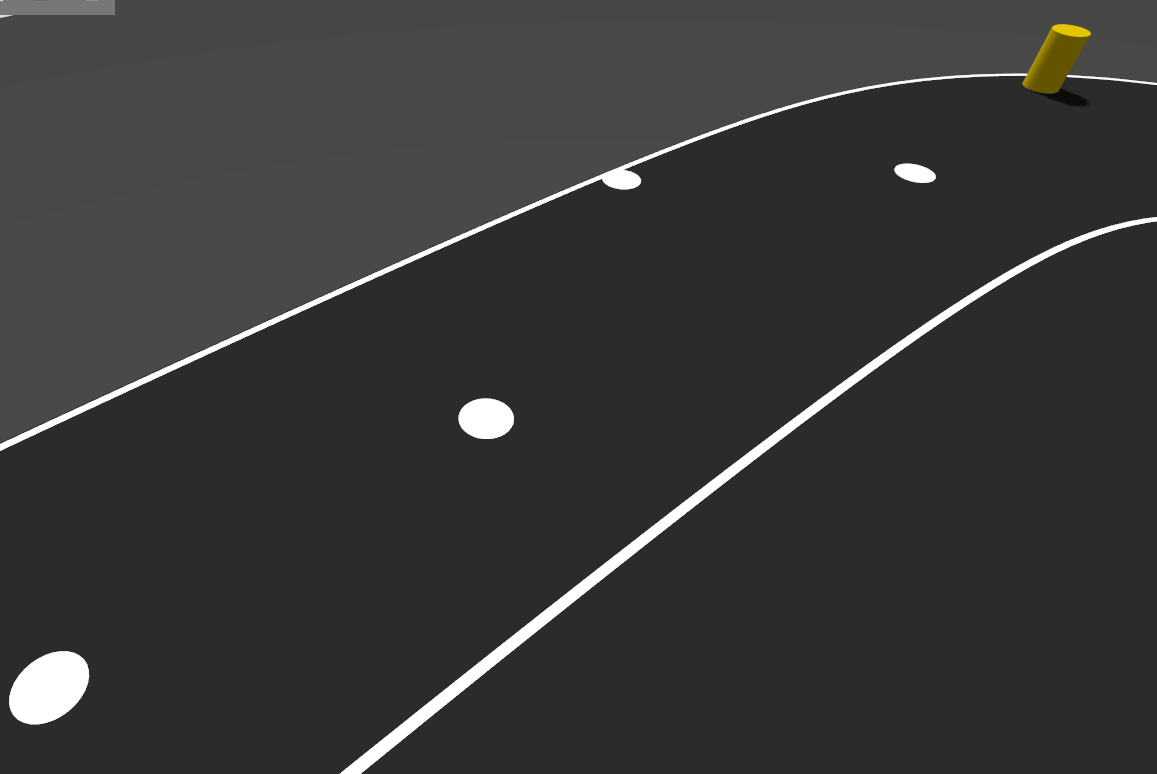
#> input picture UGVTASK3/Input Image 3/10.png, 1157 x 774 px, found by its file name
$ python Ugv_Task3.py
#> lines starting #> are read from the running program, lines starting #| are printed output that depends on the picture; after the words box and inside, x2 and y2 are one past the last pixel; in counts of white or black regions, pixels touching at a corner belong together

import cv2
import numpy as np
import os

INPUT_IMAGE_PATH = "UGVTASK3/Input Image 3/10.png"
OUTPUT_IMAGE_PATH = "output10.jpg"


WHITE_LOWER = np.array([0,   0,   170])
WHITE_UPPER = np.array([179, 60,  255])


YELLOW_LOWER = np.array([18, 90, 90])
YELLOW_UPPER = np.array([35, 255, 255])


GREEN_LOWER = np.array([36, 60, 60])
GREEN_UPPER = np.array([85, 255, 255])


MORPH_KERNEL_SIZE = (5, 5)


MIN_CONTOUR_AREA = 300
MAX_CONTOUR_AREA_FRACTION = 0.25

MIN_CIRCULARITY_FOR_WHITE = 0.35
MAX_ASPECT_RATIO_FOR_WHITE = 2.5
DEDUPLICATION_DISTANCE = 20


BOX_COLOR = (0, 0, 255)
BOX_THICKNESS = 2
TEXT_COLOR = (0, 255, 0)
FONT = cv2.FONT_HERSHEY_SIMPLEX
FONT_SCALE = 0.45
FONT_THICKNESS = 1


def build_mask(hsv_image, lower, upper):

    mask = cv2.inRange(hsv_image, lower, upper)

    kernel = np.ones(MORPH_KERNEL_SIZE, np.uint8)

    mask = cv2.morphologyEx(mask, cv2.MORPH_OPEN, kernel)

    mask = cv2.morphologyEx(mask, cv2.MORPH_CLOSE, kernel)

    return mask


def get_valid_contours(mask, image_area, shape_filter=False):

    contours, _ = cv2.findContours(
        mask, cv2.RETR_EXTERNAL, cv2.CHAIN_APPROX_SIMPLE
    )

    valid_contours = []
    max_area = image_area * MAX_CONTOUR_AREA_FRACTION

    for cnt in contours:
        area = cv2.contourArea(cnt)


        if area < MIN_CONTOUR_AREA or area > max_area:
            continue

        if shape_filter:
            perimeter = cv2.arcLength(cnt, True)
            if perimeter == 0:
                continue

            circularity = 4 * np.pi * area / (perimeter ** 2)

            x, y, w, h = cv2.boundingRect(cnt)
            aspect_ratio = max(w, h) / float(min(w, h))


            if circularity < MIN_CIRCULARITY_FOR_WHITE and \
               aspect_ratio > MAX_ASPECT_RATIO_FOR_WHITE:
                continue

        valid_contours.append(cnt)

    return valid_contours


def contours_to_boxes(contours, label):
    """Convert a list of contours into bounding-box dictionaries."""
    boxes = []
    for cnt in contours:
        x, y, w, h = cv2.boundingRect(cnt)
        cx, cy = x + w // 2, y + h // 2
        boxes.append({
            "label": label,
            "x": x, "y": y, "w": w, "h": h,
            "cx": cx, "cy": cy
        })
    return boxes


def deduplicate_boxes(boxes):

    unique_boxes = []

    for box in boxes:
        is_duplicate = False
        for kept in unique_boxes:
            dist = np.hypot(box["cx"] - kept["cx"], box["cy"] - kept["cy"])
            if dist < DEDUPLICATION_DISTANCE:
                is_duplicate = True
                break
        if not is_duplicate:
            unique_boxes.append(box)

    return unique_boxes


def draw_detections(image, boxes):

    for i, box in enumerate(boxes, start=1):
        x, y, w, h = box["x"], box["y"], box["w"], box["h"]
        cx, cy = box["cx"], box["cy"]


        cv2.rectangle(image, (x, y), (x + w, y + h), BOX_COLOR, BOX_THICKNESS)

        cv2.circle(image, (cx, cy), 3, TEXT_COLOR, -1)

        label_text = f"#{i} {box['label']}"
        coord_text = f"({x},{y}) {w}x{h} c=({cx},{cy})"

        text_y = y - 8 if y - 8 > 10 else y + h + 15
        cv2.putText(image, label_text, (x, text_y),
                    FONT, FONT_SCALE, TEXT_COLOR, FONT_THICKNESS, cv2.LINE_AA)
        cv2.putText(image, coord_text, (x, text_y + 14),
                    FONT, FONT_SCALE, TEXT_COLOR, FONT_THICKNESS, cv2.LINE_AA)

    return image


def detect_potholes_and_obstacles(image_path, output_path):

#> called with image_path = 'UGVTASK3/Input Image 3/10.png', output_path = 'output10.jpg'
    image = cv2.imread(image_path)
#> image is the input picture: shape (774, 1157, 3); mean B, G, R 56, 56.3, 56.3
    if image is None:
        raise FileNotFoundError(f"Could not read image at: {image_path}")

    output_image = image.copy()
    image_area = image.shape[0] * image.shape[1]
    hsv = cv2.cvtColor(image, cv2.COLOR_BGR2HSV)
#> hsv: shape (774, 1157, 3); mean H, S, V 0.1, 0.8, 56.3

    white_mask = build_mask(hsv, WHITE_LOWER, WHITE_UPPER)
#> in build_mask, `mask = cv2.inRange(hsv_image, lower, upper)`:
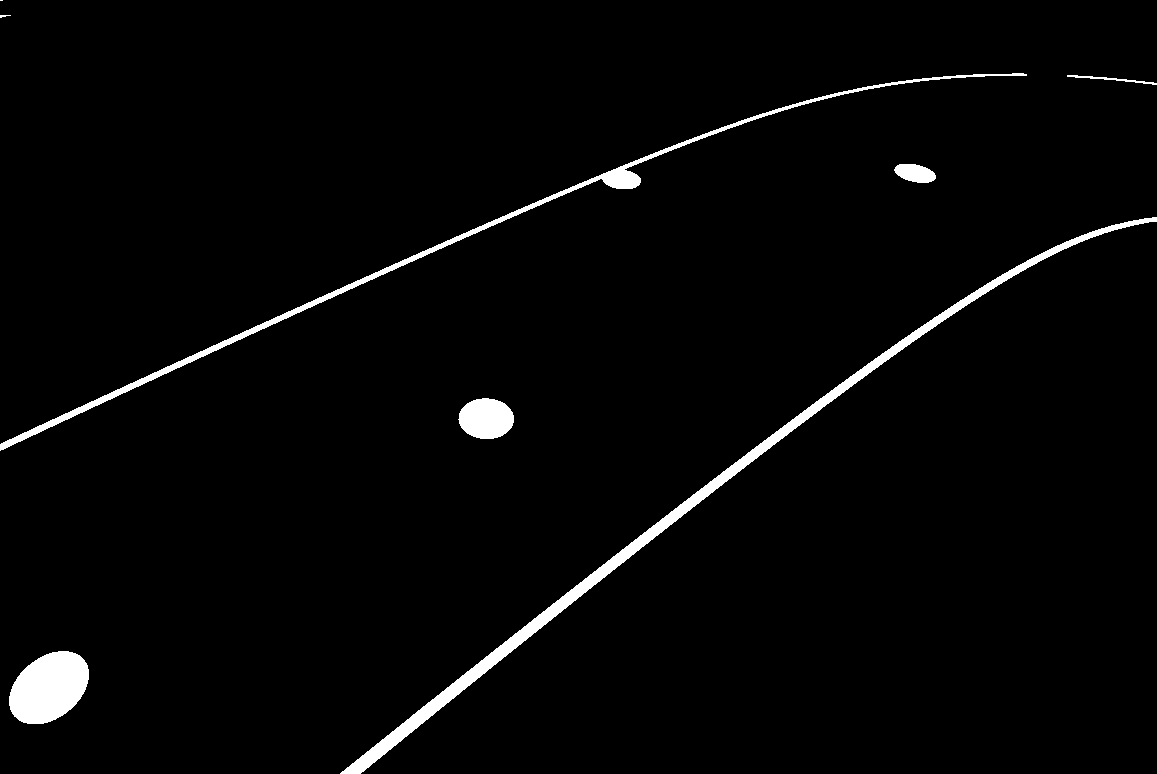
#> mask: shape (774, 1157); 2.5% white; 8 white regions (2 under 20 px), largest, box (x1, y1, x2, y2) and area: (340, 217, 1157, 774) 9562, (0, 73, 1027, 451) 5688, (9, 651, 89, 724) 4300, (458, 398, 514, 439) 1784, (894, 164, 936, 183) 588, (1067, 75, 1157, 85) 197
    yellow_mask = build_mask(hsv, YELLOW_LOWER, YELLOW_UPPER)
#> in build_mask (call 2), `mask = cv2.inRange(hsv_image, lower, upper)`:
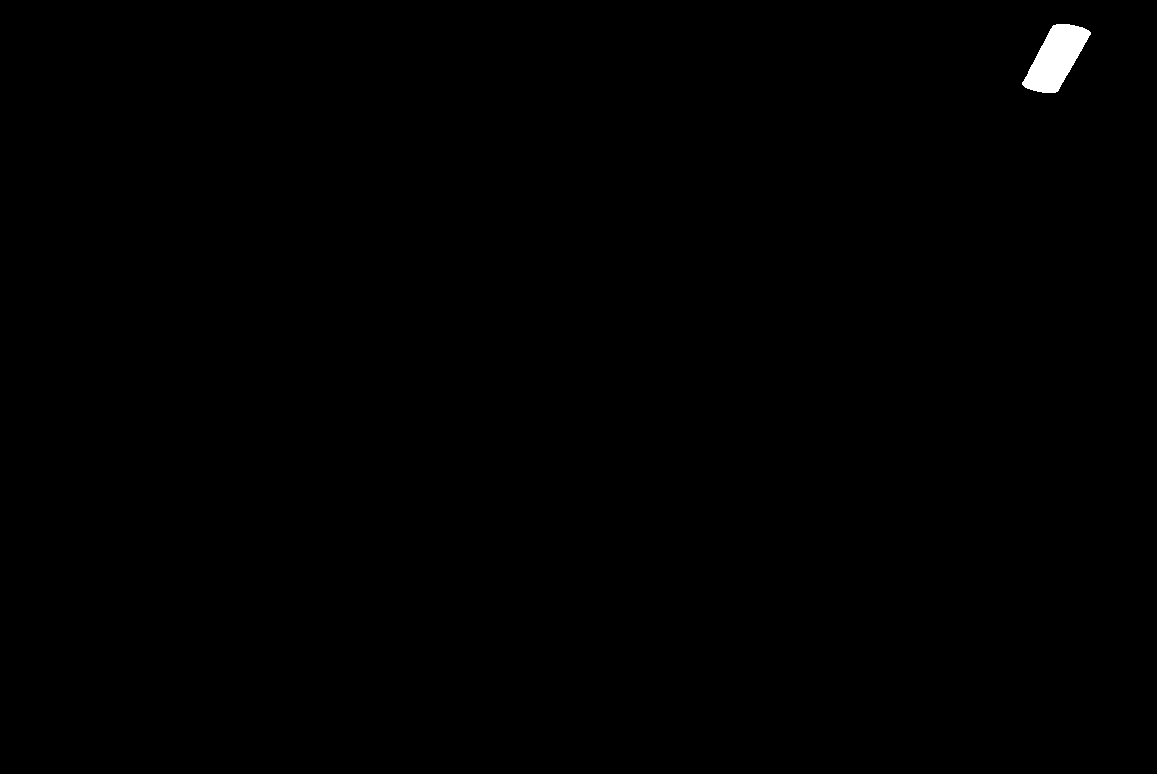
#> mask: shape (774, 1157); 0.3% white; 1 white region, box (x1, y1, x2, y2) and area: (1022, 24, 1091, 93) 2687
    green_mask = build_mask(hsv, GREEN_LOWER, GREEN_UPPER)

    white_contours = get_valid_contours(white_mask, image_area, shape_filter=True)
#> in get_valid_contours, `contours, _ = cv2.findContours( mask, cv2.RETR_EXTERNAL, cv2.CHAIN_APP..`: contours = 7 contours, 1 with area under 20; largest, box (x1, y1, x2, y2) and area: (342, 217, 1157, 774) 8745, (9, 651, 89, 724) 4193, (0, 289, 342, 450) 1788, (459, 398, 514, 439) 1714, (601, 166, 641, 189) 594, (895, 164, 935, 183) 536
#> the loop in get_valid_contours, `for cnt in contours:` made 7 passes
#> (area, perimeter, circularity, x, y, w, h, aspect_ratio) on passes 1, 2, 3, 5, 6, 7: (4193, 249.3, 0.848, 9, 651, 80, 73, 1.1), (1714.5, 157, 0.875, 459, 398, 55, 41, 1.34), (1788, 838, 0.032, 0, 289, 342, 161, 2.12), (8745, 2093.3, 0.0251, 342, 217, 815, 557, 1.46), (594.5, 103.8, 0.693, 601, 166, 40, 23, 1.74), (536.5, 99.36, 0.683, 895, 164, 40, 19, 2.11)
#> after the loop in get_valid_contours, `for cnt in contours:`: valid_contours = 6 contours; box (x1, y1, x2, y2) and area: (342, 217, 1157, 774) 8745, (9, 651, 89, 724) 4193, (0, 289, 342, 450) 1788, (459, 398, 514, 439) 1714, (601, 166, 641, 189) 594, (895, 164, 935, 183) 536
#> white_contours has the same summary as valid_contours in get_valid_contours
    yellow_contours = get_valid_contours(yellow_mask, image_area, shape_filter=False)
#> in get_valid_contours (call 2), `contours, _ = cv2.findContours( mask, cv2.RETR_EXTERNAL, cv2.CHAIN_APP..`: contours = 1 contour; box (x1, y1, x2, y2) and area: (1023, 24, 1090, 93) 2585
#> the loop in get_valid_contours (call 2), `for cnt in contours:` made 1 pass
#> area on pass 1: 2585
#> after the loop in get_valid_contours (call 2), `for cnt in contours:`: valid_contours has the same summary as contours
#> yellow_contours has the same summary as contours in get_valid_contours
    green_contours = get_valid_contours(green_mask, image_area, shape_filter=False)
#> green_contours = []

    all_boxes = []
    all_boxes += contours_to_boxes(white_contours, "Object")
#> the loop in contours_to_boxes, `for cnt in contours:` made 6 passes
#> (x, y, w, h, cx, cy) on passes 1 to 6: (9, 651, 80, 73, 49, 687), (459, 398, 55, 41, 486, 418), (0, 289, 342, 161, 171, 369), (342, 217, 815, 557, 749, 495), (601, 166, 40, 23, 621, 177), (895, 164, 40, 19, 915, 173)
#> after the loop in contours_to_boxes, `for cnt in contours:`: boxes = 6 items
#> all_boxes = 6 items
    all_boxes += contours_to_boxes(yellow_contours, "Object")
#> the loop in contours_to_boxes (call 2), `for cnt in contours:` made 1 pass
#> (x, y, w, h, cx, cy) on pass 1: (1023, 24, 67, 69, 1056, 58)
#> all_boxes = 7 items
    all_boxes += contours_to_boxes(green_contours, "Object")

    all_boxes = deduplicate_boxes(all_boxes)
#> the loop in deduplicate_boxes, `for box in boxes:` made 7 passes
    output_image = draw_detections(output_image, all_boxes)
#> the loop in draw_detections, `for i, box in enumerate(boxes, start=1):` made 7 passes
#> (x, y, w, h, cx, cy, label_text, coord_text) on passes 1 to 5: (9, 651, 80, 73, 49, 687, '#1 Object', '(9,651) 80x73 c=(49,687)'), (459, 398, 55, 41, 486, 418, '#2 Object', '(459,398) 55x41 c=(486,418)'), (0, 289, 342, 161, 171, 369, '#3 Object', '(0,289) 342x161 c=(171,369)'), (342, 217, 815, 557, 749, 495, '#4 Object', '(342,217) 815x557 c=(749,495)'), (601, 166, 40, 23, 621, 177, '#5 Object', '(601,166) 40x23 c=(621,177)')
#> after the loop in draw_detections, `for i, box in enumerate(boxes, start=1):`:
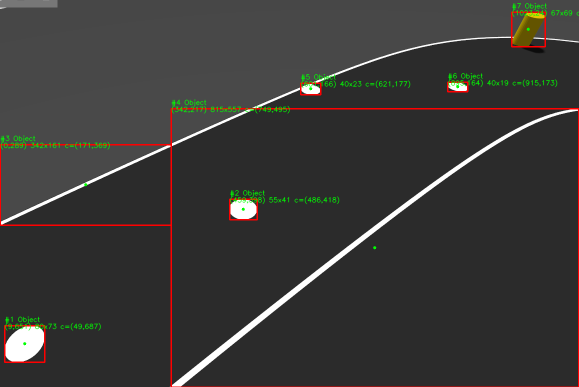
#> image: shape (774, 1157, 3) (shown at 1/2 size); mean B, G, R 54.8, 56.8, 58.1

    count_text = f"Total Detected: {len(all_boxes)}"
#> count_text = 'Total Detected: 7'
    cv2.putText(output_image, count_text, (15, 30),
                FONT, 0.8, (0, 0, 255), 2, cv2.LINE_AA)
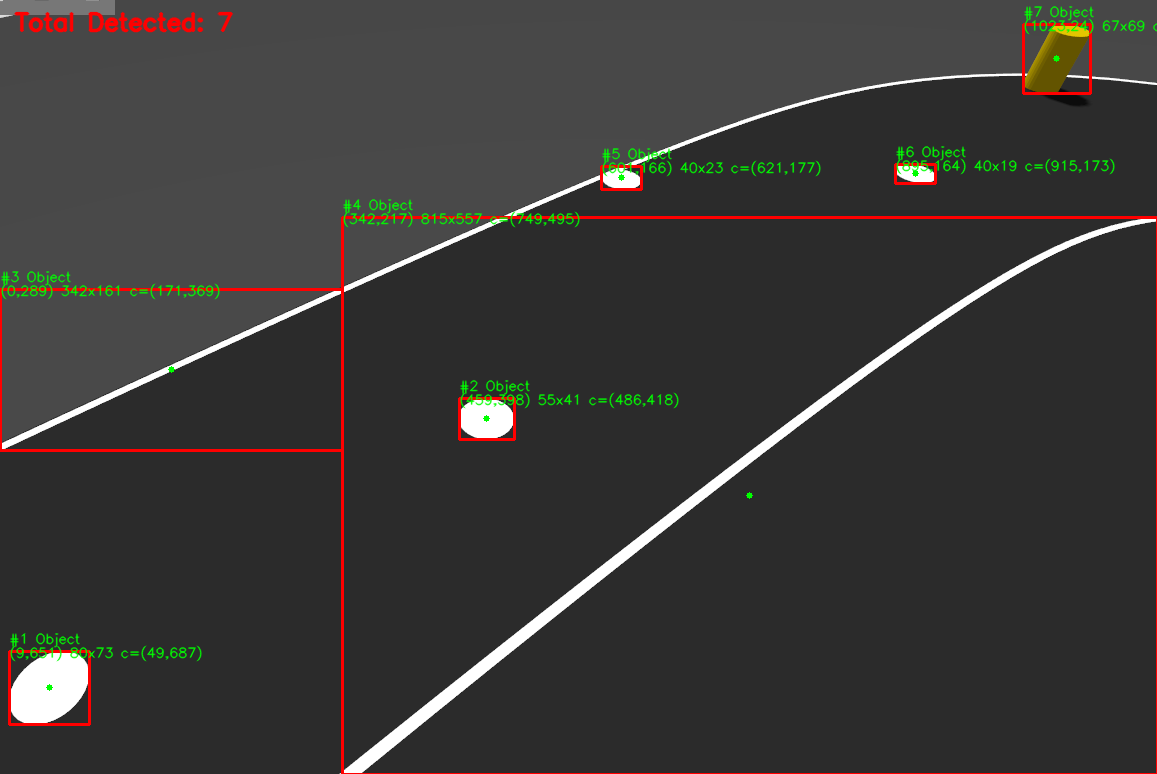
#> output_image: shape (774, 1157, 3); 0.29% of pixels changed, all inside (x1, y1, x2, y2) = (13, 11, 234, 33)

    print(f"\nTotal objects detected: {len(all_boxes)}\n")
#| Total objects detected: 7
    for i, box in enumerate(all_boxes, start=1):
        print(f"Object #{i}:")
        print(f"  Top-left (x, y): ({box['x']}, {box['y']})")
        print(f"  Width x Height : {box['w']} x {box['h']}")
        print(f"  Center (cx, cy): ({box['cx']}, {box['cy']})")
        print("-" * 40)
#> this loop made 7 passes
#> (printed output is left out)
    cv2.imwrite(output_path, output_image)
    print(f"\nAnnotated image saved to: {output_path}")

    return all_boxes, output_image

if __name__ == "__main__":
    if not os.path.exists(INPUT_IMAGE_PATH):
        print(f"Input image not found at '{INPUT_IMAGE_PATH}'.")
        print("Update INPUT_IMAGE_PATH at the top of this script.")
    else:
        detect_potholes_and_obstacles(INPUT_IMAGE_PATH, OUTPUT_IMAGE_PATH)

$ run again, with UGVTASK3/Input Image 3/1.png copied over UGVTASK3/Input Image 3/10.png
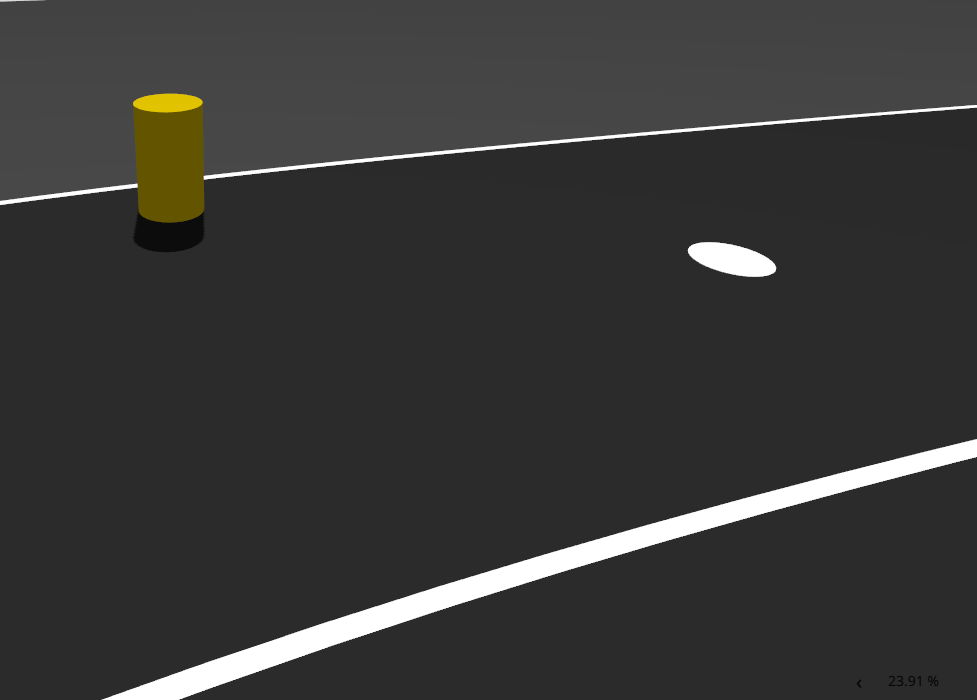
#> input picture UGVTASK3/Input Image 3/1.png, 977 x 700 px, found by its file name
#> in detect_potholes_and_obstacles, image is the input picture: shape (700, 977, 3); mean B, G, R 55.1, 56.3, 56.5
#> hsv: shape (700, 977, 3); mean H, S, V 0.3, 3.2, 56.5
#> in build_mask (call 2), `mask = cv2.inRange(hsv_image, lower, upper)`:
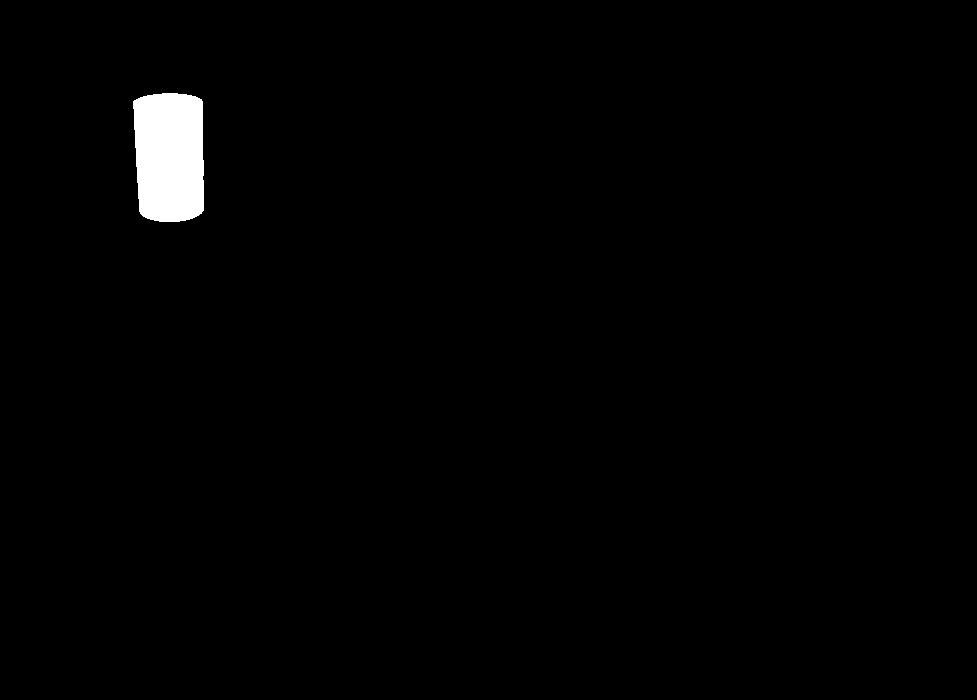
#> mask: shape (700, 977); 1.2% white; 1 white region, box (x1, y1, x2, y2) and area: (133, 93, 204, 222) 8366
#> contours = 2 contours; box (x1, y1, x2, y2) and area: (108, 440, 977, 700) 18332, (688, 242, 776, 277) 1964
#> the loop in get_valid_contours, `for cnt in contours:` made 2 passes
#> (area, perimeter, circularity, x, y, w, h, aspect_ratio) on passes 1 to 2: (18331.5, 1962.9, 0.0598, 108, 440, 869, 260, 3.34), (1964, 208, 0.57, 688, 242, 88, 35, 2.51)
#> after the loop in get_valid_contours, `for cnt in contours:`: valid_contours = 1 contour; box (x1, y1, x2, y2) and area: (688, 242, 776, 277) 1964
#> white_contours has the same summary as valid_contours in get_valid_contours
#> contours = 1 contour; box (x1, y1, x2, y2) and area: (133, 93, 204, 222) 8192
#> the loop in get_valid_contours (call 2), `for cnt in contours:` made 1 pass
#> area on pass 1: 8191.5
#> after the loop in get_valid_contours (call 2), `for cnt in contours:`: valid_contours has the same summary as contours
#> yellow_contours has the same summary as contours in get_valid_contours
#> green_contours = []
#> the loop in contours_to_boxes, `for cnt in contours:` made 1 pass
#> (x, y, w, h, cx, cy) on pass 1: (688, 242, 88, 35, 732, 259)
#> after the loop in contours_to_boxes, `for cnt in contours:`: boxes = 1 item
#> the loop in contours_to_boxes (call 2), `for cnt in contours:` made 1 pass
#> (x, y, w, h, cx, cy) on pass 1: (133, 93, 71, 129, 168, 157)
#> in detect_potholes_and_obstacles, `all_boxes += contours_to_boxes(yellow_contours, "Object")`: all_boxes = 2 items
#> the loop in deduplicate_boxes, `for box in boxes:` made 2 passes
#> the loop in draw_detections, `for i, box in enumerate(boxes, start=1):` made 2 passes
#> (i, x, y, w, h, cx, cy, label_text) on passes 1 to 2: (1, 688, 242, 88, 35, 732, 259, '#1 Object'), (2, 133, 93, 71, 129, 168, 157, '#2 Object')
#> count_text = 'Total Detected: 2'
#> in detect_potholes_and_obstacles, `cv2.putText(output_image, count_text, (15, 30), FONT, 0.8, (0, 0, 255)..`:
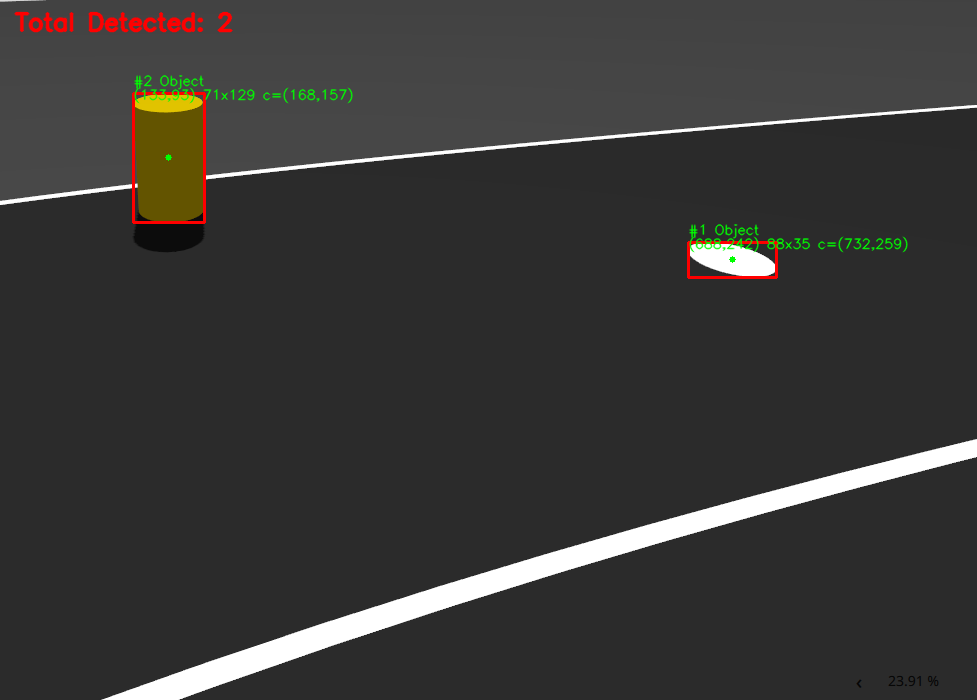
#> output_image: shape (700, 977, 3); mean B, G, R 54.6, 56.4, 57.3
#| Total objects detected: 2
#> the loop in detect_potholes_and_obstacles, `for i, box in enumerate(all_boxes, start=1):` made 2 passes
#> i on passes 1 to 2: 1, 2
#> (printed output is left out)
